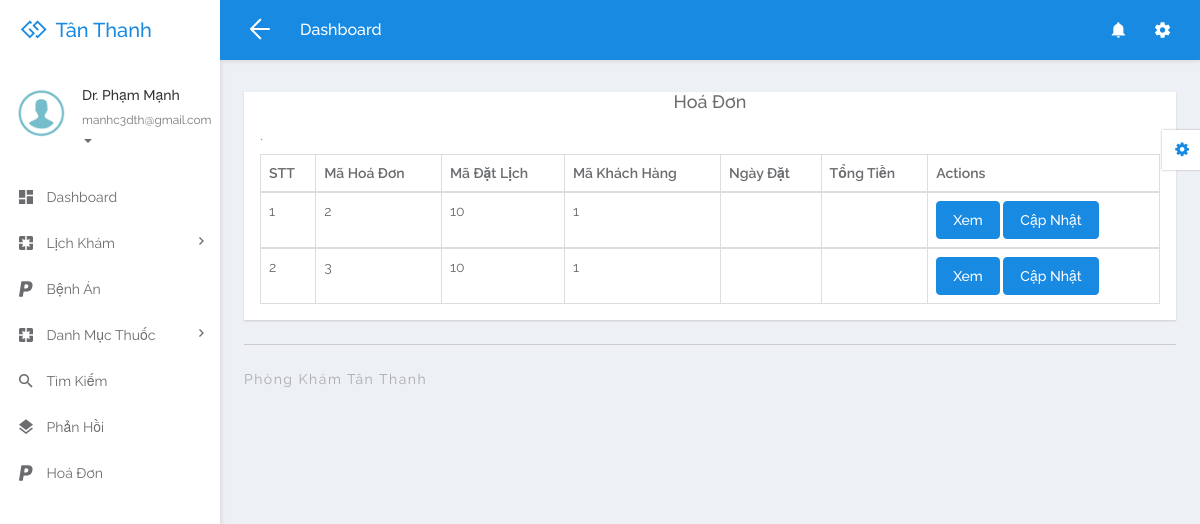
Page /doctor/invoices.php (signed in) on the committed database.
### tables this page shows
CREATE TABLE `tbldoctor` (
  `ID` int(5) NOT NULL,
  `FullName` varchar(250) DEFAULT NULL,
  `MobileNumber` bigint(10) DEFAULT NULL,
  `Email` varchar(250) DEFAULT NULL,
  `Specialization` varchar(250) DEFAULT NULL,
  `Password` varchar(259) DEFAULT NULL,
  `qrcode` varchar(255) DEFAULT NULL,
  `role` int(11) NOT NULL,
  `CreationDate` timestamp NULL DEFAULT current_timestamp()
);

CREATE TABLE `invoices` (
  `invoice_id` int(11) NOT NULL,
  `hosobenhan_id` int(11) DEFAULT NULL,
  `appoiment_id` int(11) DEFAULT NULL,
  `name` varchar(255) DEFAULT NULL,
  `status` varchar(255) DEFAULT NULL COMMENT 'trang thai',
  `remark` varchar(255) DEFAULT NULL COMMENT 'hinhthuc',
  `invoice_date` date DEFAULT NULL,
  `amount` double DEFAULT NULL
);

### doctor/invoices.php (the view, shortened to what this page needs)
<?php
include('includes/dbconnection.php');
if (strlen($_SESSION['damsid']==0)) {
  header('location:logout.php');
  } else{
  ?>
<!DOCTYPE html>
<html lang="en">
<head>
	<link rel="stylesheet" href="libs/bower/font-awesome/css/font-awesome.min.css">
	<link rel="stylesheet" href="libs/bower/material-design-iconic-font/dist/css/material-design-iconic-font.css">
	<link rel="stylesheet" href="libs/bower/animate.css/animate.min.css">
	<link rel="stylesheet" href="libs/bower/fullcalendar/dist/fullcalendar.min.css">
	<link rel="stylesheet" href="libs/bower/perfect-scrollbar/css/perfect-scrollbar.css">
	<link rel="stylesheet" href="assets/css/bootstrap.css">
	<link rel="stylesheet" href="assets/css/core.css">
	<link rel="stylesheet" href="assets/css/app.css">
</head>
<body class="menubar-left menubar-unfold menubar-light theme-primary">
<?php include_once('includes/header.php');?>
<?php include_once('includes/sidebar.php');?>
<main id="app-main" class="app-main">
  <div class="wrap">
	<section class="app-content">
		<div class="row">
			<div class="col-md-12">
				<div class="widget">
  <h4 align="center">Hoá Đơn </h4>
					<div class="widget-body">
						<div class="table-responsive">
							<table class="table table-bordered table-hover js-basic-example dataTable table-custom">
								<thead>
									<tr>
										<th>STT</th>
										<th>Mã Hoá Đơn</th>
										<th>Mã Đặt Lịch</th>
										<th>Mã Khách Hàng</th>
										<th>Ngày Đặt</th>
										<th>Tổng Tiền</th>
										<th>Actions</th>
									</tr>
								</thead>
								<tbody>
                  <?php
$sql="SELECT * from invoices ";
$result = $dbh->query($sql);
$data=$result->fetchAll();
$cnt=1;
foreach($data as $row)
{               ?>
									<tr>
										<td><?php echo  ($cnt);?></td>
										<td><?php  echo ($row['invoice_id']);?></td>
										<td><?php  echo ($row['appoiment_id']);?></td>
										<td><?php  echo ($row['hosobenhan_id']);?></td>
										<td><?php  echo ($row['invoice_date']);?></td>
										<td><?php  echo ($row['amount']);?></td>
										<td>
										<a href="invoice-details.php?editid=<?php echo htmlentities ($row['invoice_id']);?>" class="btn btn-primary">Xem</a>
										<a href="update-medicine.php?editid=<?php echo htmlentities ($row['invoice_id']);?>" class="btn btn-primary">Cập Nhật</a>
										</td>
									</tr>
								</tbody>
                <?php
$cnt=$cnt+1;
} }?>`
							</table>
						</div>
					</div>
				</div>
			</div>
		</div>
	</section>
</div>
  <?php include_once('includes/footer.php');?>
</main>
<?php include_once('includes/customizer.php');?>
</body>
</html>

### doctor/includes/sidebar.php (shortened to what this page needs)
<aside id="menubar" class="menubar light">
  <div class="app-user">
    <div class="media">
      <div class="media-left">
        <div class="avatar avatar-md avatar-circle">
          <a href="javascript:void(0)"><img class="img-responsive" src="assets/images/images.png" alt="avatar"/></a>
        </div>
      </div>
      <div class="media-body">
        <div class="foldable">
          <?php
$eid=$_SESSION['damsid'];
$sql="SELECT FullName,Email from  tbldoctor where ID=:eid";
$query = $dbh -> prepare($sql);
$query->bindParam(':eid',$eid,PDO::PARAM_STR);
$query->execute();
$results=$query->fetchAll(PDO::FETCH_OBJ);
foreach($results as $row)
{
$email=$row->Email;
$fname=$row->FullName;
}   ?>
          <h5><a href="javascript:void(0)" class="username"><?php  echo $fname ;?></a></h5>
          <ul>
            <li class="dropdown">
              <a href="javascript:void(0)" class="dropdown-toggle usertitle" data-toggle="dropdown" aria-haspopup="true" aria-expanded="false">
                <small><?php  echo $email;?></small>
                <span class="caret"></span>
              </a>
            </li>
          </ul>
        </div>
      </div>
    </div>
  </div>
  <div class="menubar-scroll">
    <div class="menubar-scroll-inner">
      <ul class="app-menu">
        <li class="has-submenu">
          <a href="dashboard.php">
            <i class="menu-icon zmdi zmdi-view-dashboard zmdi-hc-lg"></i>
            <span class="menu-text">Dashboard</span>
          </a>
        </li>
       <li class="has-submenu">
          <a href="javascript:void(0)" class="submenu-toggle">
            <i class="menu-icon zmdi zmdi-pages zmdi-hc-lg"></i>
            <span class="menu-text">Lịch Khám</span>
            <i class="menu-caret zmdi zmdi-hc-sm zmdi-chevron-right"></i>
          </a>
        </li>
        <li>
          <a href="medicalrecord.php">
            <i class="menu-icon zmdi zmdi-paypal zmdi-hc-lg"></i>
            <span class="menu-text">Bệnh Án</span>
          </a>
        </li>
        <li class="has-submenu">
          <a href="javascript:void(0)" class="submenu-toggle">
            <i class="menu-icon zmdi zmdi-pages zmdi-hc-lg"></i>
            <span class="menu-text">Danh Mục Thuốc</span>
            <i class="menu-caret zmdi zmdi-hc-sm zmdi-chevron-right"></i>
          </a>
        </li>
        <li>
          <a href="search.php">
            <i class="menu-icon zmdi zmdi-search zmdi-hc-lg"></i>
            <span class="menu-text">Tìm Kiếm</span>
          </a>
        </li>
        <li>
          <a href="appointment-bwdates.php">
            <i class="menu-icon zmdi zmdi-layers zmdi-hc-lg"></i>
            <span class="menu-text">Phản Hồi</span>
          </a>
        </li>
        <li>
          <a href="invoices.php">
            <i class="menu-icon zmdi zmdi-paypal zmdi-hc-lg"></i>
            <span class="menu-text">Hoá Đơn</span>
          </a>
        </li>
      </ul>
    </div>
  </div>
</aside>

### rows in the picture
tbldoctor: FullName "Dr. Phạm Mạnh", Email "manhc3dth@gmail.com"
invoices: invoice_id "2", appoiment "10", hosobenhan "1"
invoices: invoice_id "3", appoiment "10", hosobenhan "1"
